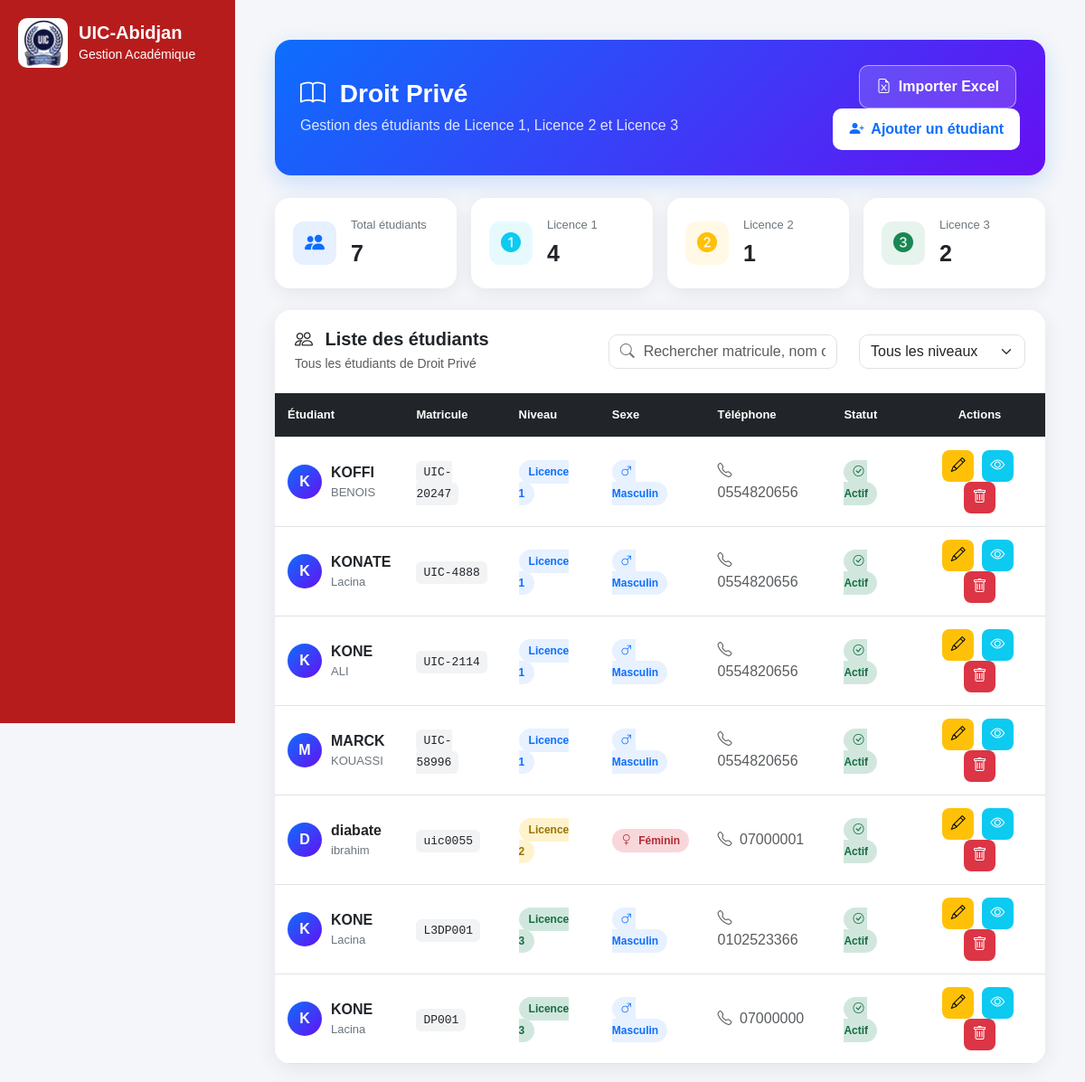
The app's page /lmd/droit-prive/etudiants/ with its own data.
### lmd/models.py (models this page shows, shortened)
class EtudiantLMD(models.Model):
    user = models.OneToOneField(
        User,
        on_delete=models.CASCADE,
        null=True,
        blank=True,
        related_name="etudiant_lmd"
    )
    matricule = models.CharField(
        max_length=50,
        unique=True,
        db_index=True
    )
    nom = models.CharField(
        max_length=100,
        db_index=True
    )
    prenoms = models.CharField(
        max_length=150
    )
    sexe = models.CharField(
        max_length=1,
        choices=(
            ('M', 'Masculin'),
            ('F', 'Féminin'),
        )
    )
    STATUTS = [
        ("AF", "Affecté"),
        ("NF", "Non Affecté"),
    ]
    statut = models.CharField(
        max_length=20,
        choices=STATUTS,
        default="NF"
    )
    date_naissance = models.DateField(
        null=True,
        blank=True
    )
    lieu_naissance = models.CharField(
        max_length=100,
        blank=True,
        null=True
    )
    telephone = models.CharField(
        max_length=30,
        blank=True
    )
    email = models.EmailField(
        blank=True
    )
    NIVEAUX = [
        ("L1", "Licence 1"),
        ("L2", "Licence 2"),
        ("L3", "Licence 3"),
        ("M1", "Master 1"),
        ("M2", "Master 2"),
        ("DOC", "Doctorat"),
    ]
    niveau = models.CharField(
        max_length=10,
        choices=NIVEAUX,
        db_index=True
    )
    filiere = models.ForeignKey(
        "FiliereLMD",
        on_delete=models.CASCADE,
        related_name="etudiants"
    )
    annee_academique = models.CharField(
        max_length=20,
        db_index=True
    )
    date_inscription = models.DateTimeField(
        auto_now_add=True
    )
    actif = models.BooleanField(
        default=True
    )
    class Meta:
        ordering = [
            "nom",
            "prenoms"
        ]
        constraints = [
            models.UniqueConstraint(
                fields=[
                    "matricule",
                    "annee_academique"
                ],
                name="unique_etudiant_annee"
            )
        ]

### lmd/views.py (the view, shortened to what this page needs)
def droit_prive_etudiants(request):
    filiere = get_object_or_404(
        FiliereLMD,
        libelle="Droit Privé"
    )
    etudiants = EtudiantLMD.objects.filter(
        filiere=filiere,
        actif=True
    )
    q = request.GET.get("q")
    niveau = request.GET.get("niveau")
    if niveau:
        etudiants = etudiants.filter(
            niveau=niveau
        )
    etudiants = etudiants.order_by(
        "niveau",
        "nom",
        "prenoms"
    )
    context = {
        "filiere": filiere,
        "etudiants": etudiants,
        "total_etudiants": etudiants.count(),
    }
    return render(
        request,
         "lmd/l3/droit/etudiants.html",
        context
    )

### lmd/templates/lmd/l3/droit/etudiants.html (shortened to what this page needs)
{% extends "base.html" %}
{% block content %}
<div class="container-fluid px-3 px-md-4 mt-4">
<div class="gestion-header">
    <div class="row align-items-center">
        <div class="col-md-7">
            <h3>
                <i class="bi bi-book me-2"></i>
                Droit Privé
            </h3>
            <p>
                Gestion des étudiants de Licence 1, Licence 2 et Licence 3
            </p>
        </div>
        <div class="col-md-5 text-md-end">
            <a href="{% url 'l3_droit_etudiant_import' %}"
               class="btn btn-import me-1">
                <i class="bi bi-file-earmark-excel me-1"></i>
                Importer Excel
            </a>
            <a href="{% url 'l3_droit_etudiant_add' %}"
               class="btn btn-add">
                <i class="bi bi-person-plus-fill me-1"></i>
                Ajouter un étudiant
            </a>
        </div>
    </div>
</div>
<div class="row g-3 mb-4">
    <div class="col-md-3">
        <div class="stat-card">
            <div class="d-flex align-items-center">
                <div class="stat-icon bg-primary bg-opacity-10 text-primary">
                    <i class="bi bi-people-fill"></i>
                </div>
                <div class="ms-3">
                    <div class="stat-title">
                        Total étudiants
                    </div>
                    <div class="stat-number">
                        {{ etudiants|length }}
                    </div>
                </div>
            </div>
        </div>
    </div>
    <div class="col-md-3">
        <div class="stat-card">
            <div class="d-flex align-items-center">
                <div class="stat-icon bg-info bg-opacity-10 text-info">
                    <i class="bi bi-1-circle-fill"></i>
                </div>
                <div class="ms-3">
                    <div class="stat-title">
                        Licence 1
                    </div>
                    <div class="stat-number" id="totalL1">
                    </div>
                </div>
            </div>
        </div>
    </div>
    <div class="col-md-3">
        <div class="stat-card">
            <div class="d-flex align-items-center">
                <div class="stat-icon bg-warning bg-opacity-10 text-warning">
                    <i class="bi bi-2-circle-fill"></i>
                </div>
                <div class="ms-3">
                    <div class="stat-title">
                        Licence 2
                    </div>
                    <div class="stat-number" id="totalL2">
                    </div>
                </div>
            </div>
        </div>
    </div>
    <div class="col-md-3">
        <div class="stat-card">
            <div class="d-flex align-items-center">
                <div class="stat-icon bg-success bg-opacity-10 text-success">
                    <i class="bi bi-3-circle-fill"></i>
                </div>
                <div class="ms-3">
                    <div class="stat-title">
                        Licence 3
                    </div>
                    <div class="stat-number" id="totalL3">
                    </div>
                </div>
            </div>
        </div>
    </div>
</div>
<div class="card main-card">
    <div class="table-header">
        <div class="row align-items-center">
            <div class="col-md-5">
                <h5>
                    <i class="bi bi-people me-2"></i>
                    Liste des étudiants
                </h5>
                <small class="text-muted">
                    Tous les étudiants de Droit Privé
                </small>
            </div>
            <div class="col-md-4">
                <div class="search-box">
                    <i class="bi bi-search"></i>
                    <input
                        type="text"
                        id="searchStudent"
                        class="form-control"
                        placeholder="Rechercher matricule, nom ou prénom..."
                    >
                </div>
            </div>
            <div class="col-md-3">
                <select
                    id="filterNiveau"
                    class="form-select filter-select"
                >
                    <option value="">
                        Tous les niveaux
                    </option>
                </select>
            </div>
        </div>
    </div>
    <div class="table-responsive">
        <table class="table table-hover align-middle"
               id="studentsTable">
            <thead>
                <tr>
                    <th>Étudiant</th>
                    <th>Matricule</th>
                    <th>Niveau</th>
                    <th>Sexe</th>
                    <th>Téléphone</th>
                    <th>Statut</th>
                    <th class="text-center">
                        Actions
                    </th>
                </tr>
            </thead>
            <tbody>
            {% for e in etudiants %}
                <tr
                    data-niveau="{{ e.niveau }}"
                    data-search="{{ e.nom }} {{ e.prenoms }} {{ e.matricule }}"
                >
                    <td>
                        <div class="d-flex align-items-center">
                            <div class="student-avatar">
                                {{ e.nom|first|upper }}
                            </div>
                            <div>
                                <div class="student-name">
                                    {{ e.nom }}
                                </div>
                                <div class="student-firstname">
                                    {{ e.prenoms }}
                                </div>
                            </div>
                        </div>
                    </td>
                    <td>
                        <span class="matricule">
                            {{ e.matricule }}
                        </span>
                    </td>
                    <td>
                        {% if e.niveau == "L1" %}
                            <span class="niveau-badge niveau-l1">
                                Licence 1
                            </span>
                        {% elif e.niveau == "L2" %}
                            <span class="niveau-badge niveau-l2">
                                Licence 2
                            </span>
                        {% elif e.niveau == "L3" %}
                            <span class="niveau-badge niveau-l3">
                                Licence 3
                            </span>
                        {% else %}
                            <span class="badge bg-secondary">
                                {{ e.niveau }}
                            </span>
                        {% endif %}
                    </td>
                    <td>
                        {% if e.sexe == "M" %}
                            <span class="sexe-m">
                                <i class="bi bi-gender-male me-1"></i>
                                Masculin
                            </span>
                        {% elif e.sexe == "F" %}
                            <span class="sexe-f">
                                <i class="bi bi-gender-female me-1"></i>
                                Féminin
                            </span>
                        {% else %}
                            <span class="badge bg-secondary">
                                -
                            </span>
                        {% endif %}
                    </td>
                    <td>
                        {% if e.telephone %}
                            <span class="text-muted">
                                <i class="bi bi-telephone me-1"></i>
                                {{ e.telephone }}
                            </span>
                        {% else %}
                            <span class="text-muted">
                                -
                            </span>
                        {% endif %}
                    </td>
                    <td>
                        {% if e.actif %}
                            <span class="statut-actif">
                                <i class="bi bi-check-circle me-1"></i>
                                Actif
                            </span>
                        {% else %}
                            <span class="statut-inactif">
                                <i class="bi bi-dash-circle me-1"></i>
                                Inactif
                            </span>
                        {% endif %}
                    </td>
                    <td class="text-center">
                        <a
                            href="{% url 'l3_droit_etudiant_update' e.id %}"
                            class="action-btn btn btn-warning me-1"
                            title="Modifier"
                        >
                            <i class="bi bi-pencil"></i>
                        </a>
                        <a
                            href="#"
                            class="action-btn btn btn-info text-white me-1"
                            title="Voir"
                        >
                            <i class="bi bi-eye"></i>
                        </a>
                        <a
                            href="{% url 'l3_droit_etudiant_delete' e.id %}"
                            class="action-btn btn btn-danger"
                            onclick="return confirm('Voulez-vous supprimer cet étudiant ?')"
                            title="Supprimer"
                        >
                            <i class="bi bi-trash"></i>
                        </a>
                    </td>
                </tr>
            {% endfor %}
            </tbody>
        </table>
    </div>
</div>
</div>
{% endblock %}

### core/templates/base.html (style rules this page uses)
body { margin: 0; font-family: Arial, sans-serif; background: #f4f6f9; }

### lmd/templates/lmd/l3/droit/etudiants.html (style rules this page uses)
.gestion-header { background: linear-gradient(135deg, #0d6efd, #6610f2); color: white; border-radius: 18px; padding: 28px; margin-bottom: 25px; box-shadow: 0 8px 25px rgba(13, 110, 253, 0.18); }
.gestion-header h3 { font-weight: 700; margin-bottom: 6px; }
.gestion-header p { margin-bottom: 0; opacity: .85; }
.btn-add { background: white; color: #0d6efd; border: none; font-weight: 600; border-radius: 10px; padding: 11px 18px; transition: .2s ease; }
.btn-import { background: rgba(255, 255, 255, .15); color: white; border: 1px solid rgba(255, 255, 255, .5); font-weight: 600; border-radius: 10px; padding: 11px 18px; transition: .2s ease; }
.stat-card { border: none; border-radius: 16px; padding: 20px; background: white; box-shadow: 0 5px 20px rgba(0, 0, 0, .07); transition: .25s ease; }
.stat-icon { width: 48px; height: 48px; border-radius: 12px; display: flex; align-items: center; justify-content: center; font-size: 22px; }
.stat-title { font-size: 13px; color: #6c757d; margin-bottom: 3px; }
.stat-number { font-size: 25px; font-weight: 700; color: #212529; }
.main-card { border: none; border-radius: 18px; overflow: hidden; box-shadow: 0 5px 25px rgba(0, 0, 0, .07); }
.table-header { padding: 20px 22px; border-bottom: 1px solid #eee; background: #fff; }
.table-header h5 { font-weight: 700; margin-bottom: 3px; }
.search-box { position: relative; }
.search-box i { position: absolute; left: 13px; top: 50%; transform: translateY(-50%); color: #6c757d; }
.search-box input { padding-left: 38px; border-radius: 10px; border: 1px solid #dee2e6; }
.filter-select { border-radius: 10px; min-width: 150px; }
.table { margin-bottom: 0; }
.table thead th { background: #212529; color: white; font-size: 13px; font-weight: 600; padding: 14px; white-space: nowrap; }
.table tbody td { padding: 14px; vertical-align: middle; }
.table tbody tr { transition: .15s ease; }
.student-avatar { width: 38px; height: 38px; border-radius: 50%; background: linear-gradient(135deg, #0d6efd, #6610f2); color: white; display: inline-flex; align-items: center; justify-content: center; font-weight: 700; margin-right: 10px; flex-shrink: 0; }
.student-name { font-weight: 600; color: #212529; }
.student-firstname { color: #6c757d; font-size: 13px; }
.matricule { font-family: monospace; background: #f1f3f5; padding: 5px 8px; border-radius: 6px; font-size: 13px; }
.niveau-badge { border-radius: 20px; padding: 6px 11px; font-size: 12px; font-weight: 600; }
.niveau-l1 { background: #e7f1ff; color: #0d6efd; }
.niveau-l2 { background: #fff3cd; color: #997404; }
.niveau-l3 { background: #d1e7dd; color: #146c43; }
.sexe-m { background: #e7f1ff; color: #0d6efd; border-radius: 20px; padding: 6px 10px; font-size: 12px; font-weight: 600; }
.sexe-f { background: #f8d7da; color: #b02a37; border-radius: 20px; padding: 6px 10px; font-size: 12px; font-weight: 600; }
.statut-actif { background: #d1e7dd; color: #146c43; border-radius: 20px; padding: 6px 10px; font-size: 12px; font-weight: 600; }
.action-btn { width: 35px; height: 35px; border-radius: 8px; display: inline-flex; align-items: center; justify-content: center; border: none; transition: .2s ease; }

### records on screen
EtudiantLMD: nom|first "K", nom "KOFFI", prenoms "BENOIS", matricule "UIC-20247", niveau "Licence 1", sexe "M" (drawn), telephone "0554820656", actif True (drawn)
EtudiantLMD: nom|first "K", nom "KONATE", prenoms "Lacina", matricule "UIC-4888", niveau "Licence 1", sexe "M" (drawn), telephone "0554820656", actif True (drawn)
EtudiantLMD: nom|first "K", nom "KONE", prenoms "ALI", matricule "UIC-2114", niveau "Licence 1", sexe "M" (drawn), telephone "0554820656", actif True (drawn)
EtudiantLMD: nom|first "M", nom "MARCK", prenoms "KOUASSI", matricule "UIC-58996", niveau "Licence 1", sexe "M" (drawn), telephone "0554820656", actif True (drawn)
EtudiantLMD: nom|first "D", nom "diabate", prenoms "ibrahim", matricule "uic0055", niveau "Licence 2", sexe "F" (drawn), telephone "07000001", actif True (drawn)
EtudiantLMD: nom|first "K", nom "KONE", prenoms "Lacina", matricule "L3DP001", niveau "Licence 3", sexe "M" (drawn), telephone "0102523366", actif True (drawn)
EtudiantLMD: nom|first "K", nom "KONE", prenoms "Lacina", matricule "DP001", niveau "Licence 3", sexe "M" (drawn), telephone "07000000", actif True (drawn)

### other values on screen
{{ etudiants|length }} "7"
